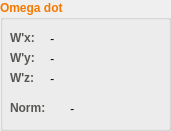
    <widget class="QGroupBox" name="groupBox_15">
     <property name="geometry">
      <rect>
       <x>210</x>
       <y>30</y>
       <width>171</width>
       <height>131</height>
      </rect>
     </property>
     <property name="palette">
      <palette>
       <active>
        <colorrole role="WindowText">
         <brush brushstyle="SolidPattern">
          <color alpha="255">
           <red>245</red>
           <green>121</green>
           <blue>0</blue>
          </color>
         </brush>
        </colorrole>
       </active>
       <inactive>
        <colorrole role="WindowText">
         <brush brushstyle="SolidPattern">
          <color alpha="255">
           <red>245</red>
           <green>121</green>
           <blue>0</blue>
          </color>
         </brush>
        </colorrole>
       </inactive>
       <disabled>
        <colorrole role="WindowText">
         <brush brushstyle="SolidPattern">
          <color alpha="255">
           <red>190</red>
           <green>190</green>
           <blue>190</blue>
          </color>
         </brush>
        </colorrole>
       </disabled>
      </palette>
     </property>
     <property name="font">
      <font>
       <weight>75</weight>
       <bold>true</bold>
      </font>
     </property>
     <property name="title">
      <string>Omega dot</string>
     </property>
     <widget class="QLabel" name="label_20">
      <property name="geometry">
       <rect>
        <x>10</x>
        <y>30</y>
        <width>31</width>
        <height>16</height>
       </rect>
      </property>
      <property name="palette">
       <palette>
        <active>
         <colorrole role="WindowText">
          <brush brushstyle="SolidPattern">
           <color alpha="255">
            <red>85</red>
            <green>87</green>
            <blue>83</blue>
           </color>
          </brush>
         </colorrole>
        </active>
        <inactive>
         <colorrole role="WindowText">
          <brush brushstyle="SolidPattern">
           <color alpha="255">
            <red>85</red>
            <green>87</green>
            <blue>83</blue>
           </color>
          </brush>
         </colorrole>
        </inactive>
        <disabled>
         <colorrole role="WindowText">
          <brush brushstyle="SolidPattern">
           <color alpha="255">
            <red>190</red>
            <green>190</green>
            <blue>190</blue>
           </color>
          </brush>
         </colorrole>
        </disabled>
       </palette>
      </property>
      <property name="font">
       <font>
        <weight>75</weight>
        <bold>true</bold>
       </font>
      </property>
      <property name="text">
       <string>W'x:</string>
      </property>
     </widget>
     <widget class="QLabel" name="label_21">
      <property name="geometry">
       <rect>
        <x>10</x>
        <y>50</y>
        <width>31</width>
        <height>16</height>
       </rect>
      </property>
      <property name="palette">
       <palette>
        <active>
         <colorrole role="WindowText">
          <brush brushstyle="SolidPattern">
           <color alpha="255">
            <red>85</red>
            <green>87</green>
            <blue>83</blue>
           </color>
          </brush>
         </colorrole>
        </active>
        <inactive>
         <colorrole role="WindowText">
          <brush brushstyle="SolidPattern">
           <color alpha="255">
            <red>85</red>
            <green>87</green>
            <blue>83</blue>
           </color>
          </brush>
         </colorrole>
        </inactive>
        <disabled>
         <colorrole role="WindowText">
          <brush brushstyle="SolidPattern">
           <color alpha="255">
            <red>190</red>
            <green>190</green>
            <blue>190</blue>
           </color>
          </brush>
         </colorrole>
        </disabled>
       </palette>
      </property>
      <property name="font">
       <font>
        <weight>75</weight>
        <bold>true</bold>
       </font>
      </property>
      <property name="text">
       <string>W'y:</string>
      </property>
     </widget>
     <widget class="QLabel" name="label_22">
      <property name="geometry">
       <rect>
        <x>10</x>
        <y>70</y>
        <width>31</width>
        <height>16</height>
       </rect>
      </property>
      <property name="palette">
       <palette>
        <active>
         <colorrole role="WindowText">
          <brush brushstyle="SolidPattern">
           <color alpha="255">
            <red>85</red>
            <green>87</green>
            <blue>83</blue>
           </color>
          </brush>
         </colorrole>
        </active>
        <inactive>
         <colorrole role="WindowText">
          <brush brushstyle="SolidPattern">
           <color alpha="255">
            <red>85</red>
            <green>87</green>
            <blue>83</blue>
           </color>
          </brush>
         </colorrole>
        </inactive>
        <disabled>
         <colorrole role="WindowText">
          <brush brushstyle="SolidPattern">
           <color alpha="255">
            <red>190</red>
            <green>190</green>
            <blue>190</blue>
           </color>
          </brush>
         </colorrole>
        </disabled>
       </palette>
      </property>
      <property name="font">
       <font>
        <weight>75</weight>
        <bold>true</bold>
       </font>
      </property>
      <property name="text">
       <string>W'z:</string>
      </property>
     </widget>
     <widget class="QLabel" name="label_27">
      <property name="geometry">
       <rect>
        <x>50</x>
        <y>30</y>
        <width>121</width>
        <height>17</height>
       </rect>
      </property>
      <property name="palette">
       <palette>
        <active>
         <colorrole role="WindowText">
          <brush brushstyle="SolidPattern">
           <color alpha="255">
            <red>0</red>
            <green>0</green>
            <blue>0</blue>
           </color>
          </brush>
         </colorrole>
        </active>
        <inactive>
         <colorrole role="WindowText">
          <brush brushstyle="SolidPattern">
           <color alpha="255">
            <red>0</red>
            <green>0</green>
            <blue>0</blue>
           </color>
          </brush>
         </colorrole>
        </inactive>
        <disabled>
         <colorrole role="WindowText">
          <brush brushstyle="SolidPattern">
           <color alpha="255">
            <red>190</red>
            <green>190</green>
            <blue>190</blue>
           </color>
          </brush>
         </colorrole>
        </disabled>
       </palette>
      </property>
      <property name="font">
       <font>
        <weight>50</weight>
        <italic>true</italic>
        <bold>false</bold>
       </font>
      </property>
      <property name="text">
       <string>-</string>
      </property>
     </widget>
     <widget class="QLabel" name="label_28">
      <property name="geometry">
       <rect>
        <x>50</x>
        <y>50</y>
        <width>121</width>
        <height>17</height>
       </rect>
      </property>
      <property name="palette">
       <palette>
        <active>
         <colorrole role="WindowText">
          <brush brushstyle="SolidPattern">
           <color alpha="255">
            <red>0</red>
            <green>0</green>
            <blue>0</blue>
           </color>
          </brush>
         </colorrole>
        </active>
        <inactive>
         <colorrole role="WindowText">
          <brush brushstyle="SolidPattern">
           <color alpha="255">
            <red>0</red>
            <green>0</green>
            <blue>0</blue>
           </color>
          </brush>
         </colorrole>
        </inactive>
        <disabled>
         <colorrole role="WindowText">
          <brush brushstyle="SolidPattern">
           <color alpha="255">
            <red>190</red>
            <green>190</green>
            <blue>190</blue>
           </color>
          </brush>
         </colorrole>
        </disabled>
       </palette>
      </property>
      <property name="font">
       <font>
        <weight>50</weight>
        <italic>true</italic>
        <bold>false</bold>
       </font>
      </property>
      <property name="text">
       <string>-</string>
      </property>
     </widget>
     <widget class="QLabel" name="label_29">
      <property name="geometry">
       <rect>
        <x>50</x>
        <y>70</y>
        <width>121</width>
        <height>17</height>
       </rect>
      </property>
      <property name="palette">
       <palette>
        <active>
         <colorrole role="WindowText">
          <brush brushstyle="SolidPattern">
           <color alpha="255">
            <red>0</red>
            <green>0</green>
            <blue>0</blue>
           </color>
          </brush>
         </colorrole>
        </active>
        <inactive>
         <colorrole role="WindowText">
          <brush brushstyle="SolidPattern">
           <color alpha="255">
            <red>0</red>
            <green>0</green>
            <blue>0</blue>
           </color>
          </brush>
         </colorrole>
        </inactive>
        <disabled>
         <colorrole role="WindowText">
          <brush brushstyle="SolidPattern">
           <color alpha="255">
            <red>190</red>
            <green>190</green>
            <blue>190</blue>
           </color>
          </brush>
         </colorrole>
        </disabled>
       </palette>
      </property>
      <property name="font">
       <font>
        <weight>50</weight>
        <italic>true</italic>
        <bold>false</bold>
       </font>
      </property>
      <property name="text">
       <string>-</string>
      </property>
     </widget>
     <widget class="QLabel" name="label_53">
      <property name="geometry">
       <rect>
        <x>10</x>
        <y>100</y>
        <width>51</width>
        <height>16</height>
       </rect>
      </property>
      <property name="palette">
       <palette>
        <active>
         <colorrole role="WindowText">
          <brush brushstyle="SolidPattern">
           <color alpha="255">
            <red>85</red>
            <green>87</green>
            <blue>83</blue>
           </color>
          </brush>
         </colorrole>
        </active>
        <inactive>
         <colorrole role="WindowText">
          <brush brushstyle="SolidPattern">
           <color alpha="255">
            <red>85</red>
            <green>87</green>
            <blue>83</blue>
           </color>
          </brush>
         </colorrole>
        </inactive>
        <disabled>
         <colorrole role="WindowText">
          <brush brushstyle="SolidPattern">
           <color alpha="255">
            <red>190</red>
            <green>190</green>
            <blue>190</blue>
           </color>
          </brush>
         </colorrole>
        </disabled>
       </palette>
      </property>
      <property name="font">
       <font>
        <weight>75</weight>
        <bold>true</bold>
       </font>
      </property>
      <property name="text">
       <string>Norm:</string>
      </property>
     </widget>
     <widget class="QLabel" name="label_54">
      <property name="geometry">
       <rect>
        <x>70</x>
        <y>100</y>
        <width>101</width>
        <height>17</height>
       </rect>
      </property>
      <property name="palette">
       <palette>
        <active>
         <colorrole role="WindowText">
          <brush brushstyle="SolidPattern">
           <color alpha="255">
            <red>0</red>
            <green>0</green>
            <blue>0</blue>
           </color>
          </brush>
         </colorrole>
        </active>
        <inactive>
         <colorrole role="WindowText">
          <brush brushstyle="SolidPattern">
           <color alpha="255">
            <red>0</red>
            <green>0</green>
            <blue>0</blue>
           </color>
          </brush>
         </colorrole>
        </inactive>
        <disabled>
         <colorrole role="WindowText">
          <brush brushstyle="SolidPattern">
           <color alpha="255">
            <red>190</red>
            <green>190</green>
            <blue>190</blue>
           </color>
          </brush>
         </colorrole>
        </disabled>
       </palette>
      </property>
      <property name="font">
       <font>
        <weight>50</weight>
        <italic>true</italic>
        <bold>false</bold>
       </font>
      </property>
      <property name="text">
       <string>-</string>
      </property>
     </widget>
    </widget>
